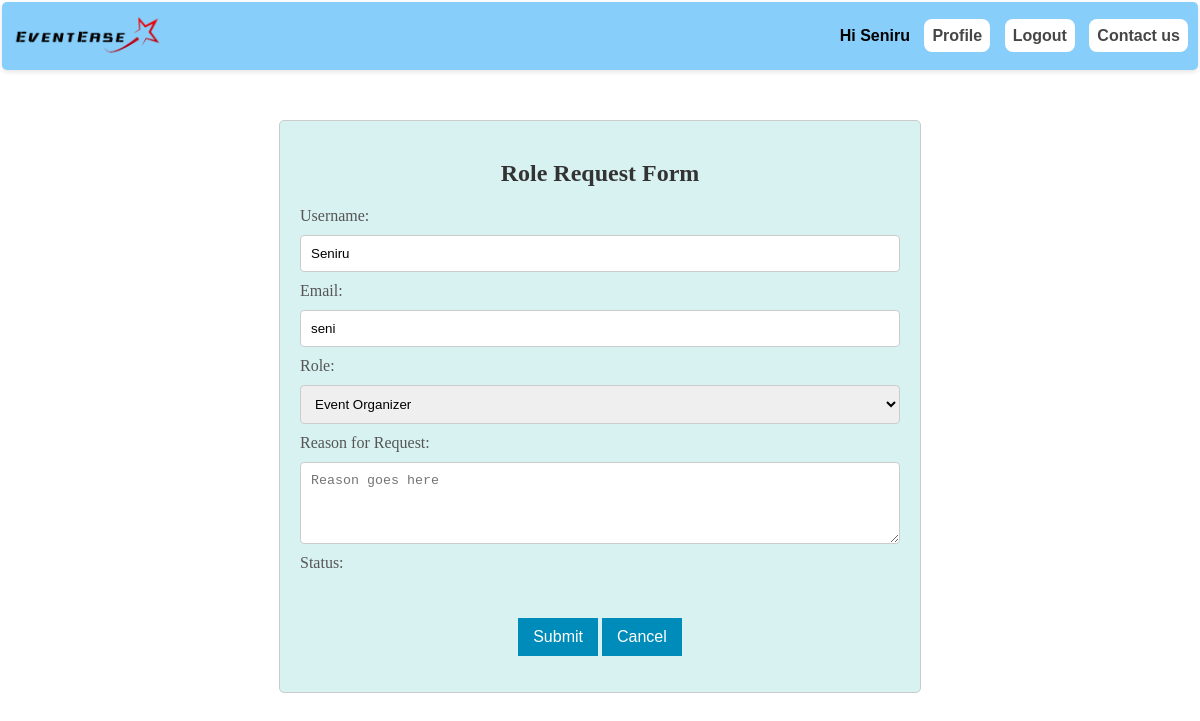
Page /RoleRequest.php (signed in) on the earlier database version.
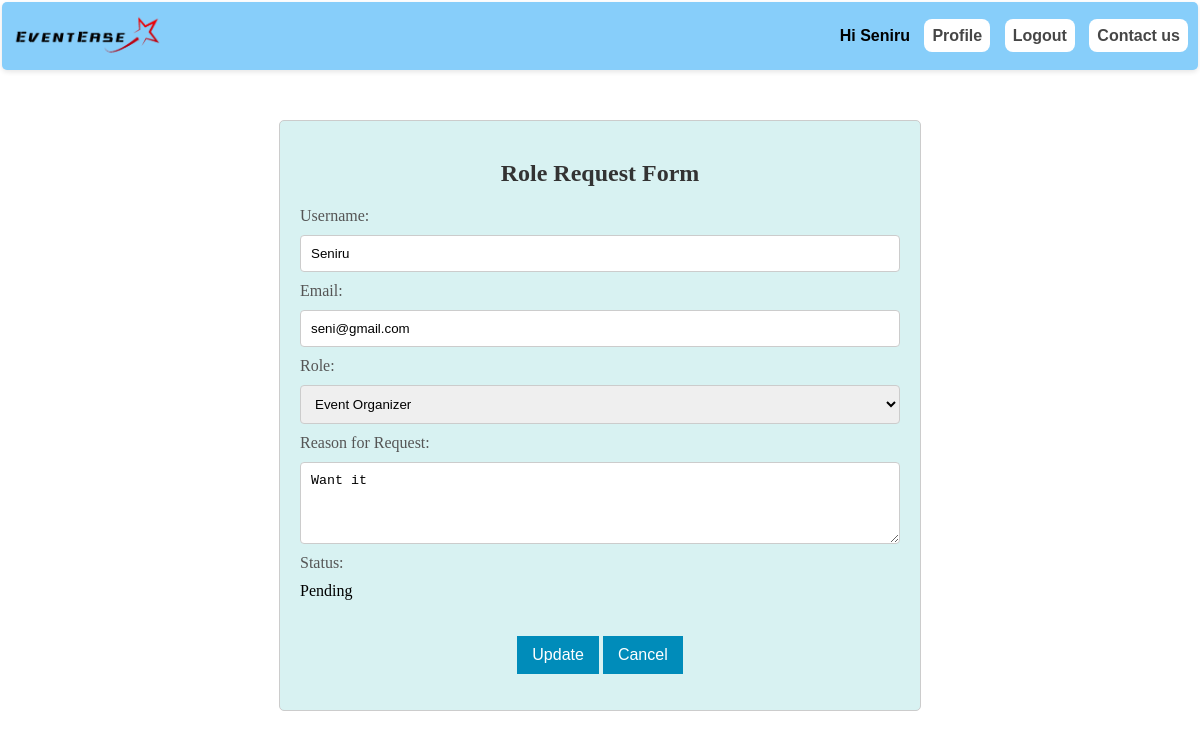
Same page on the later database version.
### tables this page shows
CREATE TABLE `users` (
  `No` int(11) NOT NULL,
  `username` varchar(50) NOT NULL,
  `password` varchar(100) NOT NULL,
  `email` varchar(200) NOT NULL,
  `usertype` varchar(40) NOT NULL,
  `address` varchar(100) NOT NULL,
  `city` varchar(100) NOT NULL,
  `phone` int(11) NOT NULL,
  `profile_picture` text NOT NULL
);

CREATE TABLE `rolereq` (
  `no` int(11) NOT NULL,
  `username` varchar(50) NOT NULL,
  `email` varchar(200) NOT NULL,
  `role` varchar(40) NOT NULL,
  `status` int(11) DEFAULT NULL,
  `reason` varchar(200) DEFAULT NULL
);

### app/Controllers/HeaderController.php (called while the page is built, shortened)
<?php
class HeaderController {
    public function render() {
        require __DIR__ . '/../Views/events/header.php';
    }
}
?>

### app/Controllers/ReqController.php (called while the page is built, shortened)
<?php
class ReqController{
        private $usermodel;
        public function __construct(Database $database)
        {
            $this->usermodel = new UserModel($database);
        }
        public function req() {
            $database = new Database();
            $username = isset($_SESSION['username']) ? $_SESSION['username'] : null;
            $userData = $this->usermodel->getUserData($username,$database);
            require __DIR__ . '/../Views/events/RoleRequest.php';
        }
}

### app/Models/UserModel.php (called while the page is built, shortened)
<?php
class UserModel {
    public function getUserData($username, Database $database) {
        $conn = $database->getConnection();
        $sql = "SELECT * FROM users WHERE username = ?";
        $stmt = $conn->prepare($sql);
        $stmt->bind_param("s", $username);
        $stmt->execute();
        $result = $stmt->get_result();
        if ($result->num_rows > 0) {
            $row = $result->fetch_assoc();
            return $row;
        } else {
            return null;
        }
    }
    public function getRoleRequest(Database $database, $username){
        $conn = $database->getConnection();
        $sql = "SELECT * FROM rolereq WHERE username = ?";
        $stmt = $conn->prepare($sql);
        $stmt->bind_param("s", $username);
        $stmt->execute();
        $result = $stmt->get_result();
        if ($result->num_rows > 0) {
            $row = $result->fetch_assoc();
            return $row;
        } else {
            return null;
        }
    }
}
?>

### app/views/events/RoleRequest.php (the view, shortened to what this page needs)
<?php
if(isset($userData['username']) ){
    $username = $userData['username'];
    $database = new Database();
    $userModel = new UserModel();
    $roleData = $userModel->getRoleRequest($database, $username);
}
?>
<!DOCTYPE html>
<html lang="en">
<head>
</head>
<body>
    <div class="form-container">
        <h2>Role Request Form</h2>
        <form action="<?php echo 'index.php?url=processreq&' . (($roleData) ? 'type=update' : 'type=create') ?>" method="POST">
            <label for="username">Username:</label>
            <input type="text" id="username" name="name" value="<?php echo isset($userData['username']) ? $userData['username'] : ''; ?>" readonly>
            <label for="email">Email:</label>
            <input type="email" id="email" name="email" value="<?php echo isset($userData['email']) ? $userData['email'] : ''; ?>" readonly>
            <label for="role">Role:</label>
            <select id="role" name="role" required>
                <option value="Event Organizer" <?php if($roleData && $roleData['role'] == "Event Organizer") echo "selected"?>>Event Organizer</option>
            </select>
            <label for="reason">Reason for Request:</label>
            <textarea id="reason" name="reason" rows="4" placeholder="Reason goes here"><?php
                if($roleData){echo $roleData['reason'];}
            ?></textarea>
            <label for="status">Status:</label>
            <div type="text" id="status" name="status" readonly>
                <?php
                    if($roleData){echo $roleData['status'] ? 'Approved' : 'Pending';}
                ?>
            </div><br><br>
            <center>
            <button type="submit" name="submit"><?php echo $roleData ? 'Update' : 'Submit'; ?></button>
            <button type="button" name="cancel">Cancel</button>
            </center>
        </form>
    </div>
</body>
</html>

### public/index.php (shortened to what this page needs)
<?php
require __DIR__ . '/../app/Models/UserModel.php';
require __DIR__ . '/../app/Controllers/HeaderController.php';
require __DIR__ . '/../app/Controllers/ReqController.php';
$database = new Database();
$hcontroller = new HeaderController();
$reqcontroller = new ReqController($database);
$url = isset($_GET['url']) ? $_GET['url'] : '';
switch ($url) {
    case 'RoleRequest.php':
        $hcontroller->render();
        $reqcontroller->req();
        break;
}
?>

### app/views/events/header.php (shortened to what this page needs)
<?php
    $username = isset($_SESSION['username']) ? $_SESSION['username'] : 'Guest';
?>
<html>
    <head>
        <link rel="stylesheet" type="text/css" href="headerstyle.css">
    </head>
    <body>
        <div class="headerbody">
            <a href="index.php" target="_parent"><img src="./images/logo.png" alt="logo" width="150px"></a>
            <div>
                <ul>
                    <?php
                    if($username!=='Guest'){
                    ?>
                        <li>Hi <?php echo $username ?></li>
                        <li><a href="userprofile.php" target="_self">Profile</a></li>
                        <li><a href="logout.php" target="_self">Logout</a></li>
                    <?php
                    }else{
                    ?>
                        <li>Hi <?php echo $username ?></li>
                        <li><a href="login.php" target="_self">Login</a></li>
                    <?php
                    }
                    ?>
                    <li><a href="contactus.php" target="rside">Contact us</a></li>
                </ul>
            </div>
        </div>
    </body>
</html>

### public/headerstyle.css (style rules this page uses)
body { margin: 1px; padding: 1px; }
.headerbody { background-color: lightskyblue; border-radius: 5px; margin: 0px; padding-top: 2px; }
div img { margin:10px; }
.headerbody > div { float: right; font-family: Arial, Helvetica, sans-serif; font-weight: bold; }
div ul { display: inline-block; margin-top: 23px; margin-right: 5px; }
div ul li { display: inline; margin: 5px; }
a { text-decoration: none; font-family: sans-serif; font-weight: bold; }
li a { padding: 8px; color: rgba(0, 0, 0, 0.726); background-color: white; border-radius: 8px; }

### app/views/events/header.php (style rules this page uses)
.headerbody { position: sticky; top: 0; width: 100%; z-index: 1; box-shadow: 0 2px 5px rgba(0,0,0,0.1); }

### app/views/events/RoleRequest.php (style rules this page uses)
.form-container { background-color:#d8f2f2; max-width: 600px; margin: 0 auto; padding: 20px; border: 1px solid #ccc; border-radius: 5px; margin-top: 50px; }
.form-container h2 { text-align: center; color: #333; }
.form-container label { display: block; margin-bottom: 10px; color: #555; }
.form-container input, .form-container textarea, .form-container select { width: 100%; padding: 10px; border: 1px solid #ccc; border-radius: 4px; box-sizing: border-box; margin-bottom: 10px; }
.form-container [type="submit"], .form-container [type="button"] { background-color: #008CBA; color: white; cursor: pointer; border: none; padding: 10px 15px; font-size: 16px; transition: background-color 0.4s ease, transform 0.4s ease; }

Differences in the rows shown:
changed users "Seniru": email "seni" → "seni@gmail.com"
added rolereq: role "Event Organizer", reason "Want it"
Other differences:
form field role: "Event Organizer" → (not shown)
text no longer shown: "Submit"
text now shown: "Pending Update"
